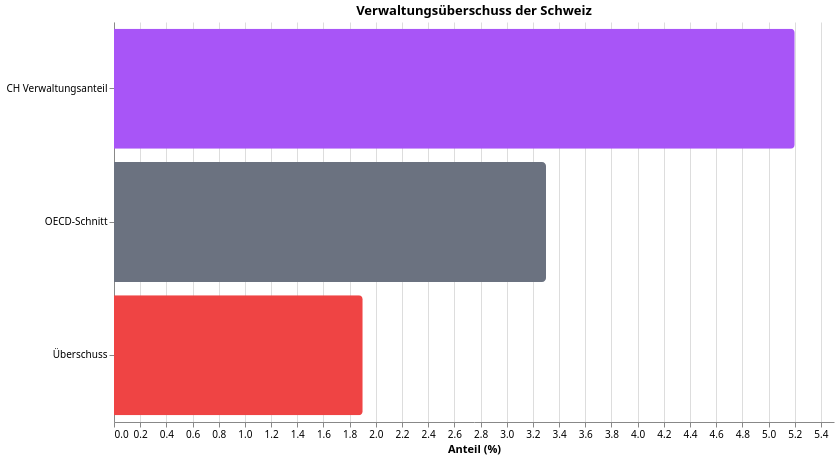

Vega-Lite specification stored for this chart:
### Vega-Lite specification from a JSON file in a GitHub repository (floating-point values rounded to 4 significant figures)
{"$schema": "https://vega.github.io/schema/vega-lite/v5.json", "config": {"font": "Switzer, system-ui, sans-serif", "view": {"stroke": "transparent"}}, "data": {"values": [{"Kategorie": "CH Verwaltungsanteil", "Wert %": 5.2}, {"Kategorie": "OECD-Schnitt", "Wert %": 3.3}, {"Kategorie": "Überschuss", "Wert %": 1.9}]}, "encoding": {"color": {"field": "Kategorie", "legend": null, "scale": {"domain": ["CH Verwaltungsanteil", "OECD-Schnitt", "Überschuss"], "range": ["#a855f7", "#6b7280", "#ef4444"]}, "type": "nominal"}, "x": {"field": "Wert %", "title": "Anteil (%)", "type": "quantitative"}, "y": {"field": "Kategorie", "title": null, "type": "nominal"}}, "height": 400, "mark": {"cornerRadiusEnd": 4, "type": "bar"}, "title": "Verwaltungsüberschuss der Schweiz", "width": 720}
